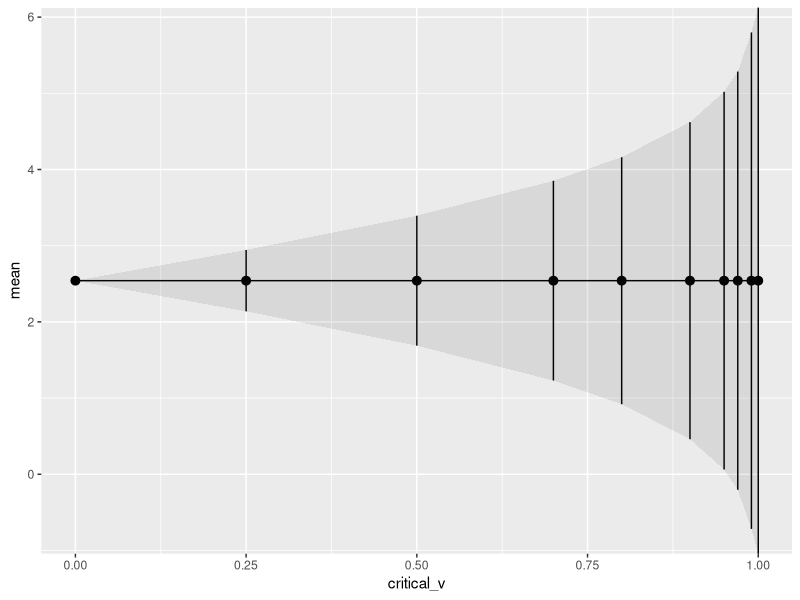
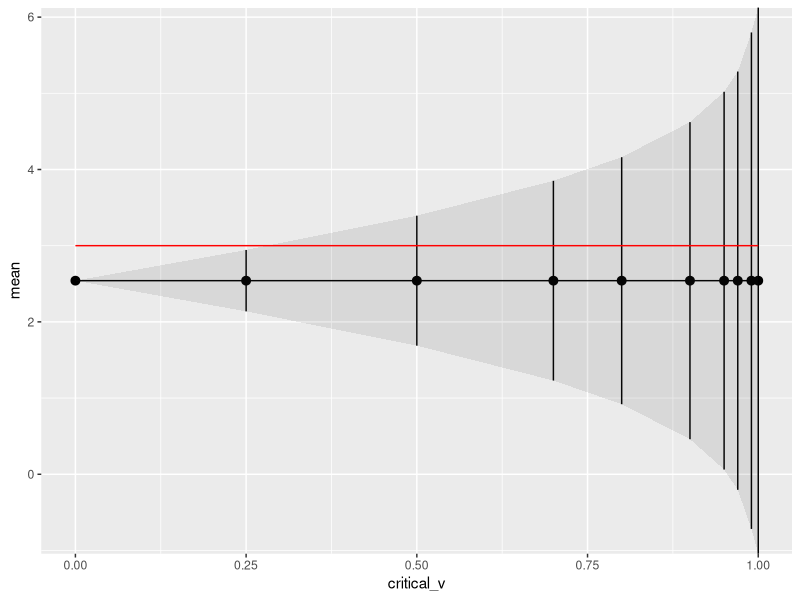

Generate these figures, in order, with R:
## ---- chunk 1
data1 <- c(0.5203, -0.1755, -2.6259, 4.7410, 2.7802, 4.3943, 10.4235, 1.9211, 1.0887, 2.3404)
m1 <- sum(data1)/length(data1)
m2 <- mean(data1)
s1 <- sum((data1-m1)^2)/(length(data1)-1)
s2 <- var(data1)
data.frame(m1,m2,s1,s2)
## ---- chunk 2
n <- length(data1)
e <- qnorm(0.95)*sqrt(16/n)
lb <- m1-e
ub <- m1+e
t.test(data1, conf.level = 0.9)
## ---- chunk 3
fn <- function(cv){
  e <- qnorm(cv+(1-cv)/2)*sqrt(16/10)
  lb <- m1-e
  ub <- m1+e
  df <- data.frame(critical_v=cv,mean =m1, lower_b=lb,upper_b=ub)
}

cv <- c(0, 0.25, 0.5, 0.7, 0.8, 0.9, 0.95, 0.97, 0.99, 1)

(table_1c <- fn(cv))

library(ggplot2)
limits <- aes(ymin = lower_b, ymax = upper_b)
ggplot(table_1c, aes(x=critical_v, y=mean)) + geom_line() + geom_point()+ geom_pointrange(limits) + geom_ribbon(data=table_1c, limits, alpha=0.1)
## ---- chunk 4
ggplot(table_1c, aes(x=critical_v, y=mean)) + geom_line() + geom_point()+ geom_pointrange(limits) + geom_ribbon(data=table_1c, limits, alpha=0.1) + geom_line(y=3,colour='red')

table_1d<-fn(seq(0.2, 0.3, by=0.01))
table_1d <- table_1d[,-2]
table_1d$YN <- ifelse(3>=table_1d$lower_b & 3<=table_1d$upper_b,"YES","NO")
table_1d
## ---- chunk 5
data3 <- c(15,25,4,20)
(data3_m <- sum(data3)/length(data3))
(data3_c <- data3-data3_m)
scale(data3,center=T,scale=F)
